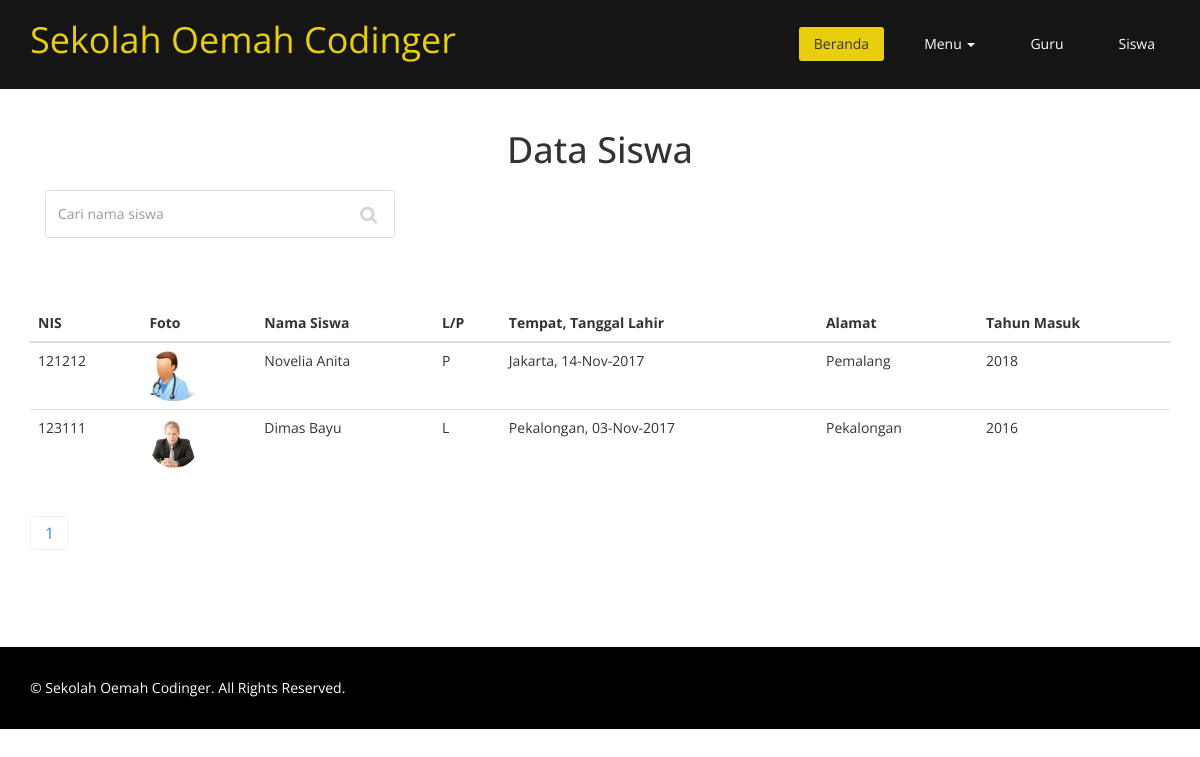
The app's page /index.php?page=siswa with its own data.
### tables this page shows
CREATE TABLE `tb_siswa` (
  `nis` varchar(10) NOT NULL,
  `foto` varchar(50) NOT NULL,
  `nama_siswa` varchar(45) NOT NULL,
  `jk` enum('L','P') NOT NULL,
  `tmp_lahir` varchar(25) NOT NULL,
  `tgl_lahir` date NOT NULL,
  `alamat` text NOT NULL,
  `tahun_masuk` int(4) NOT NULL
);

### siswa.php (the view, shortened to what this page needs)
<section id="about-us">
        <div class="container">
			<div class="skill-wrap clearfix">
				<div class="center wow fadeInDown">
					<h2>Data Siswa</h2>
                    <form class="col-md-4" role="form" method="POST">
                        <input type="text" name="cari" class="form-control search_box" autocomplete="off" placeholder="Cari nama siswa">
                    </form>
                </div>
                </div>
                <table class="table table-responsive table-hover">
                <?php
                    @$cari = $_POST['cari'];
                ?>
                    <thead>
                        <tr>
                            <th>NIS</th>
                            <th>Foto</th>
                            <th>Nama Siswa</th>
                            <th>L/P</th>
                            <th>Tempat, Tanggal Lahir</th>
                            <th>Alamat</th>
                            <th>Tahun Masuk</th>
                        </tr>
                    </thead>
                    <tbody>
                    <?php
                        $halaman = 3;
                        $page = isset($_GET["halaman"]) ? (int)$_GET["halaman"] : 1;
                        $mulai = ($page>1) ? ($page * $halaman) - $halaman : 0;
                        if(!isset($cari)){
                            $sql = mysqli_query($koneksi, "SELECT * FROM tb_siswa LIMIT $mulai, $halaman");
                            $jml = mysqli_query($koneksi, "SELECT * FROM tb_siswa");
                        }else{
                            $sql = mysqli_query($koneksi, "SELECT * FROM tb_siswa WHERE nama_siswa LIKE '%".$cari."%' LIMIT $mulai, $halaman");
                            $jml = mysqli_query($koneksi, "SELECT * FROM tb_siswa WHERE nama_siswa LIKE '%".$cari."%' ");
                        }
                        $total = mysqli_num_rows($jml);
                        $pages = ceil($total/$halaman);
                        while($data = mysqli_fetch_array($sql)){
                    ?>
                        <tr>
                            <td><?php echo $data['nis'] ?></td>
                            <td><img src="images/siswa/<?php echo $data['foto'] ?>" alt="<?php echo $data['foto'] ?>" width=50px height=50px></td>
                            <td><?php echo $data['nama_siswa'] ?></td>
                            <td><?php echo $data['jk'] ?></td>
                            <td><?php echo $data['tmp_lahir'].', '.date('d-M-Y', strtotime($data['tgl_lahir'])) ?></td>
                            <td><?php echo $data['alamat'] ?></td>
                            <td><?php echo $data['tahun_masuk'] ?></td>
                        </tr>
                        <?php } ?>
                    </tbody>
                </table>
                <div class="row">
                        <div class="col-md-12">
                        <ul class="pagination pagination-lg">
                          <?php for ($i=1; $i<=$pages ; $i++){ ?>
                          <li><a href="?page=siswa&halaman=<?php echo $i; ?>"><?php echo $i; ?></a></li>
                          <?php } ?>
                        </ul>
                        </div>
                    </div>
			</div>
</section>

### index.php (shortened to what this page needs)
<!DOCTYPE html>
<html lang="en">
  <head>
    <link href="css/bootstrap.min.css" rel="stylesheet">
	<link rel="stylesheet" href="css/font-awesome.min.css">
	<link href="css/animate.min.css" rel="stylesheet">
    <link href="css/prettyPhoto.css" rel="stylesheet">
	<link href="css/style.css" rel="stylesheet">
	<link href="css/responsive.css" rel="stylesheet">
  </head>
  <body class="homepage">
      <?php include "menu.php" ?>
	<?php include "content.php" ?>
    <?php include "footer.php" ?>
</body>
</html>

### menu.php (shortened to what this page needs)
<header id="header">
        <nav class="navbar navbar-fixed-top" role="banner">
            <div class="container">
                <div class="navbar-header">
                    <a class="navbar-brand" href="index.php">Sekolah Oemah Codinger</a>
                </div>
                <div class="collapse navbar-collapse navbar-right">
                    <ul class="nav navbar-nav">
                    <li class="active"><a href="index.php">Beranda</a></li>
                      <li class="dropdown">
                        <a class="dropdown-toggle" data-toggle="dropdown" href="#">Menu
                        <span class="caret"></span></a>
                      </li>
                      <li><a href="index.php?page=guru">Guru</a></li>
                      <li><a href="index.php?page=siswa">Siswa</a></li>
                    </ul>
                </div>
            </div>
        </nav>
    </header>

### content.php (shortened to what this page needs)
<?php
    if($_GET['page']==""){
        include 'beranda.php';
    } else if($_GET['page']=="visimisi"){
        include 'visimisi.php';
    } else if($_GET['page']=="profil"){
        include 'profil.php';
    } else if($_GET['page']=="strukturorganisasi"){
        include 'struktur.php';
    } else if($_GET['page']=="guru"){
        include 'guru.php';
    } else if($_GET['page']=="siswa"){
        include 'siswa.php';
    } else if($_GET['page']=='detail_berita'){
        include 'detail_berita.php';
    }
?>

### footer.php
<footer id="footer" class="midnight-blue">
       <div class="container">
           <div class="row">
               <div class="col-sm-6">
                   &copy; Sekolah Oemah Codinger. All Rights Reserved.
               </div>
           </div>
       </div>
   </footer>

### css/style.css (style rules this page uses)
body { background: #fff; font-family:'Open Sans', Arial, sans-serif; color:#333; line-height:1.6em; }
h1, h2, h3, h4, h5, h6 { font-weight:500; font-family:'Open Sans', Arial, sans-serif; color:#333; }
h2 { font-size: 20px; }
a { color: #E8CE0E; -webkit-transition: color 300ms, background-color 300ms; -moz-transition: color 300ms, background-color 300ms; -o-transition: color 300ms, background-color 300ms; transition: color 300ms, background-color 300ms; }
.center h2 { font-size: 36px; margin-top: 0; margin-bottom: 20px; }
body > section { padding: 70px 0; }
.center { text-align: center; padding-bottom: 55px; }
.navbar>.container .navbar-brand { margin-left: 0; }
.navbar-brand { padding: 0; margin:0; color:#E8CE0E; }
.navbar-header a.navbar-brand { color:#E8CE0E; }
.navbar { border-radius: 0; margin-bottom: 0; background: #151515; padding: 15px 0; padding-bottom: 0; }
.navbar-nav { margin-top: 12px; }
.navbar-nav>li { margin-left: 25px; padding-bottom: 28px; }
.navbar-fixed-top .navbar-nav > li > a { padding: 5px 15px; margin: 0; border-radius: 3px; color: #fff; line-height: 24px; display: inline-block; }
.navbar-fixed-top { border: none; }
.navbar-fixed-top .navbar-brand { font-size: 36px; line-height: 50px; color: #fff; }
.navbar-fixed-top .navbar-nav > .active > a, .navbar-fixed-top .navbar-nav > .active > a:hover, .navbar-fixed-top .navbar-nav > .active > a:focus, .navbar-fixed-top .navbar-nav > .open > a, .navbar-fixed-top .navbar-nav > .open > a:hover, .navbar-fixed-top .navbar-nav > .open > a:focus { background-color: #E8CE0E; color: #333; }
.navbar-fixed-top .navbar-collapse, .navbar-fixed-top .navbar-form { border-top: 0; padding-bottom: 0; }
.skill-wrap { display: block; overflow: hidden; margin: 60px 0; }
ul.pagination > li > a { border: 1px solid #F1F1F1; margin-right:5px; border-radius: 5px; font-size: 16px; padding: 5px 14px; }
.search_box { background-image: url("../images/search_icon.png"); background-position: 314px 15px; background-repeat: no-repeat; border-color: #DEDEDE; height: 48px; outline: medium none; box-shadow: none; }
#footer { padding-top: 30px; padding-bottom: 30px; color: #fff; background: #000; }

### records on screen
tb_siswa: nis "121212", foto (picture), nama_siswa "Novelia Anita", jk "P", tmp_lahir "Jakarta", tgl_lahir "14-Nov-2017", alamat "Pemalang", tahun_masuk "2018"
tb_siswa: nis "123111", foto (picture), nama_siswa "Dimas Bayu", jk "L", tmp_lahir "Pekalongan", tgl_lahir "03-Nov-2017", alamat "Pekalongan", tahun_masuk "2016"
